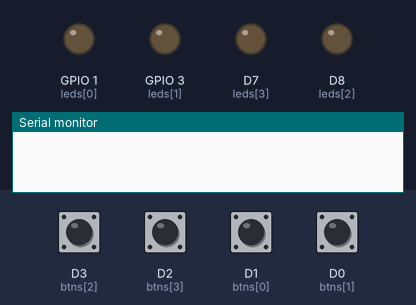
The sketch below on a simulated ESP8266 (NodeMCU). Parts: output pins drawn as LEDs (lit = HIGH), the last lines printed to the serial monitor. Dashed ring = blinking. The inputs (shaded band) are chosen by the test bench; at power-on: D0 (btns[1]), D1 (btns[0]), D2 (btns[3]), D3 (btns[2]) HIGH. Random numbers use the default seed unless the sketch sets one.

Above: at 1.8 s.
1.9 s: D1 (btns[0]) pulled LOW for 0.15 s
At 3.1 s:
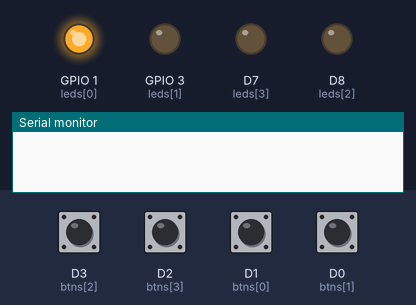
5.0 s: D3 (btns[2]) pulled LOW for 0.15 s
At 5.25 s:
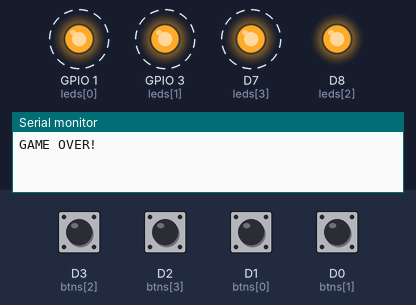
8.0 s: D3 (btns[2]) pulled LOW for 1 s
At 10.1 s:
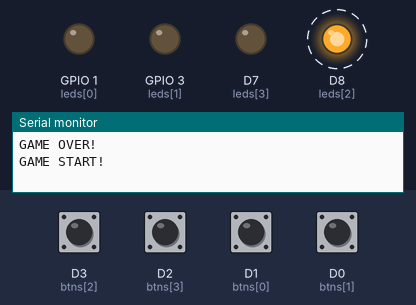
12.0 s: D2 (btns[3]) pulled LOW for 0.15 s
Timing chart, 0 to 60.0 s (numbered marks = the images above; inputs shaded):
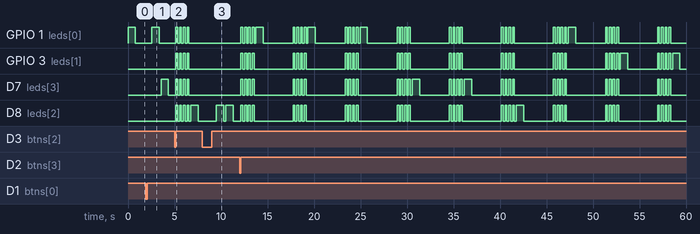

The sketch:

pathfinderPROGRAM.ino
```cpp
int btns[] = {D1,D0,D3,D2};
int btnsLength = sizeof(btns)/sizeof(btns[0]);
int leds[] = {D10,D9,D8,D7};
int ledsLength = sizeof(leds)/sizeof(leds[0]);
// int led1 = D10;
// int led2 = D9;
// int led3 = D8;
// int led4 = D7;

void setup() {

  for (int i = 0; i < btnsLength; i++){
    pinMode(btns[i], INPUT_PULLUP);
  }

  for (int i = 0; i < ledsLength ; i++){
    pinMode(leds[i], OUTPUT);
  }

  //set a random seed so random is not predictable
  randomSeed(analogRead(A0));
  Serial.begin(9600);
}

int loopNumber = 1;
int ledsLit[50];


void loop() {
  // put your main code here, to run repeatedly:
  //sizeof() = total byes used by the whole array / sizeof(arr[i]) = bytes used by one element

   int randIndex = random(0,ledsLength);
   ledsLit[loopNumber-1] = randIndex;

  for (int i = 0; i < loopNumber; i++){
    digitalWrite(leds[ledsLit[i]],HIGH);
    delay(800);
    digitalWrite(leds[ledsLit[i]], LOW);
    delay(200);
  }


  for (int i = 0; i < loopNumber; i++ ){
    bool correct = false;
    unsigned long start = millis();
    //unsigned means that it is a positivie long so it does not
    //reserve space for negative
    while((millis()-start < 3000)&&!correct){
      for (int b = 0; b < btnsLength; b++) {
        if (digitalRead(btns[b]) == LOW) {
          delay(150);
          //low means it is pressed
          //wait for button to be released
          while(digitalRead(btns[b])==LOW){delay(5);}
          if (b == ledsLit[i]) {
            correct = true;
          } else {
            gameOver();
            return;
          }
          break;
        }
      }
    }
    if (!correct){
      gameOver();
      return;
    }
  }
  if (loopNumber<50){
    loopNumber++;
  }
  delay(500);
}

void gameOver(){
  Serial.println("GAME OVER!");
  for (int i = 0; i < 4 ; i++){
    for (int j = 0; j < ledsLength ; j++){
    digitalWrite(leds[j], HIGH);
    }
    delay(200);
    for (int j = 0; j < ledsLength ; j++){
    digitalWrite(leds[j], LOW);
    }
    delay(200);
  }
  loopNumber=1;
  Serial.println("GAME START!");
}
```
